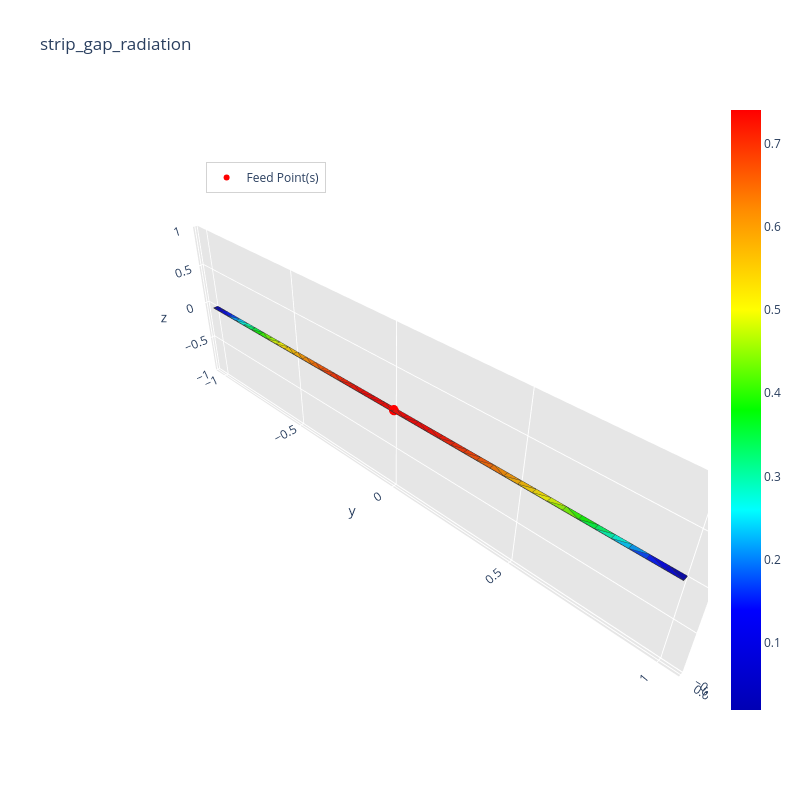

Notebook code cell kept with this figure:
### Markdown cell above
if new_feed: matrice_z, voltage, current, surface_current_density = radiation_algorithm(path.mat, frequency, feed_point, voltage_amplitude=1, port_type=0)
else: pass

### Code cell
_ = radiation_algorithm(path, frequency, feed_point, excitation_unit_vector='y', gap_width=0.7*initial_mesh_size)

### Figure 1 — Plotly figure (JSON) as saved in the notebook; plotly's stock layout.template omitted (floating-point values rounded to 4 significant figures; data arrays with more than 128 entries replaced by an {"elided": "..."} marker saying what was removed)
{"data": [{"facecolor": ["rgb(0, 0, 180)", "rgb(0, 0, 217)", "rgb(0, 0, 180)", "rgb(0, 0, 217)", "rgb(0, 0, 233)", "rgb(0, 159, 255)", "rgb(0, 68, 255)", "rgb(0, 22, 255)", "rgb(0, 255, 223)", "rgb(0, 203, 255)", "rgb(0, 255, 101)", "rgb(0, 255, 181)", "rgb(13, 255, 0)", "rgb(0, 255, 62)", "rgb(50, 255, 0)", "rgb(221, 255, 0)", "rgb(155, 255, 0)", "rgb(121, 255, 0)", "rgb(255, 228, 0)", "rgb(253, 255, 0)", "rgb(255, 190, 0)", "rgb(255, 215, 0)", "rgb(255, 155, 0)", "rgb(255, 178, 0)", "rgb(255, 144, 0)", "rgb(255, 88, 0)", "rgb(255, 109, 0)", "rgb(255, 121, 0)", "rgb(255, 60, 0)", "rgb(255, 78, 0)", "rgb(255, 37, 0)", "rgb(255, 52, 0)", "rgb(255, 19, 0)", "rgb(255, 30, 0)", "rgb(255, 15, 0)", "rgb(255, 4, 0)", "rgb(255, 7, 0)", "rgb(255, 1, 0)", "rgb(255, 0, 0)", "rgb(255, 1, 0)", "rgb(255, 3, 0)", "rgb(255, 8, 0)", "rgb(255, 8, 0)", "rgb(255, 0, 0)", "rgb(255, 1, 0)", "rgb(255, 3, 0)", "rgb(255, 4, 0)", "rgb(255, 1, 0)", "rgb(255, 7, 0)", "rgb(255, 30, 0)", "rgb(255, 19, 0)", "rgb(255, 15, 0)", "rgb(255, 37, 0)", "rgb(255, 78, 0)", "rgb(255, 60, 0)", "rgb(255, 52, 0)", "rgb(255, 88, 0)", "rgb(255, 121, 0)", "rgb(255, 109, 0)", "rgb(255, 155, 0)", "rgb(255, 144, 0)", "rgb(255, 190, 0)", "rgb(255, 178, 0)", "rgb(253, 255, 0)", "rgb(255, 228, 0)", "rgb(255, 215, 0)", "rgb(155, 255, 0)", "rgb(221, 255, 0)", "rgb(121, 255, 0)", "rgb(0, 255, 62)", "rgb(13, 255, 0)", "rgb(50, 255, 0)", "rgb(0, 255, 181)", "rgb(0, 255, 101)", "rgb(0, 203, 255)", "rgb(0, 255, 223)", "rgb(0, 68, 255)", "rgb(0, 159, 255)", "rgb(0, 22, 255)", "rgb(0, 0, 233)"], "i": [0, 1, 43, 43, 44, 45, 40, 41, 46, 39, 47, 38, 48, 37, 49, 50, 35, 36, 51, 34, 51, 33, 52, 33, 53, 54, 31, 32, 55, 30, 56, 29, 57, 28, 27, 60, 59, 61, 60, 60, 62, 63, 62, 64, 63, 63, 65, 20, 66, 67, 18, 19, 68, 69, 68, 68, 70, 71, 70, 72, 71, 73, 72, 74, 11, 73, 75, 10, 76, 77, 8, 9, 78, 7, 79, 6, 80, 5, 81, 4], "j": [1, 4, 2, 42, 42, 40, 41, 42, 39, 40, 38, 39, 37, 38, 37, 35, 36, 37, 34, 35, 52, 34, 53, 52, 54, 55, 54, 54, 56, 55, 57, 56, 58, 57, 58, 26, 26, 24, 24, 25, 24, 23, 23, 21, 21, 22, 20, 21, 20, 18, 19, 20, 18, 16, 16, 17, 16, 15, 15, 14, 14, 13, 13, 11, 12, 12, 10, 11, 10, 8, 9, 10, 7, 8, 6, 7, 5, 6, 5, 5], "k": [81, 81, 3, 2, 43, 44, 44, 44, 45, 45, 46, 46, 47, 47, 48, 49, 49, 49, 50, 50, 33, 51, 32, 32, 32, 30, 30, 31, 29, 29, 28, 28, 27, 27, 59, 59, 27, 60, 25, 26, 61, 62, 24, 63, 22, 23, 64, 64, 65, 66, 66, 66, 67, 68, 17, 18, 69, 70, 16, 71, 15, 72, 14, 73, 73, 13, 74, 74, 75, 76, 76, 76, 77, 77, 78, 78, 79, 79, 80, 81], "name": "", "type": "mesh3d", "x": [-0.01, 0.01, 0.01, -0.01, 0.01, 0.01, 0.01, 0.01, 0.01, 0.01, 0.01, 0.01, 0.01, 0.01, 0.01, 0.01, 0.01, 0.01, 0.01, 0.01, 0.01, 0.01, 0.01, 0.01, 0.01, 0.01, 0.01, 0.01, 0.01, 0.01, 0.01, 0.01, 0.01, 0.01, 0.01, 0.01, 0.01, 0.01, 0.01, 0.01, 0.01, 0.01, 0.01, -0.01, -0.01, -0.01, -0.01, -0.01, -0.01, -0.01, -0.01, -0.01, -0.01, -0.01, -0.01, -0.01, -0.01, -0.01, -0.01, -0.01, -0.01, -0.01, -0.01, -0.01, -0.01, -0.01, -0.01, -0.01, -0.01, -0.01, -0.01, -0.01, -0.01, -0.01, -0.01, -0.01, -0.01, -0.01, -0.01, -0.01, -0.01, -0.01], "y": [-1.0, -1.0, 1.0, 1.0, -0.95, -0.9, -0.85, -0.8, -0.75, -0.7, -0.65, -0.6, -0.55, -0.5, -0.45, -0.4, -0.35, -0.3, -0.25, -0.2, -0.15, -0.1, -0.05, 0.0, 0.05, 0.1, 0.15, 0.2, 0.25, 0.3, 0.35, 0.4, 0.45, 0.5, 0.55, 0.6, 0.65, 0.7, 0.75, 0.8, 0.85, 0.9, 0.95, 0.95, 0.9, 0.85, 0.8, 0.75, 0.7, 0.65, 0.6, 0.55, 0.5, 0.45, 0.4, 0.35, 0.3, 0.25, 0.2, 0.15, 0.1, 0.05, 0.0, -0.05, -0.1, -0.15, -0.2, -0.25, -0.3, -0.35, -0.4, -0.45, -0.5, -0.55, -0.6, -0.65, -0.7, -0.75, -0.8, -0.85, -0.9, -0.95], "z": [0.0, 0.0, 0.0, 0.0, 0.0, 0.0, 0.0, 0.0, 0.0, 0.0, 0.0, 0.0, 0.0, 0.0, 0.0, 0.0, 0.0, 0.0, 0.0, 0.0, 0.0, 0.0, 0.0, 0.0, 0.0, 0.0, 0.0, 0.0, 0.0, 0.0, 0.0, 0.0, 0.0, 0.0, 0.0, 0.0, 0.0, 0.0, 0.0, 0.0, 0.0, 0.0, 0.0, 0.0, 0.0, 0.0, 0.0, 0.0, 0.0, 0.0, 0.0, 0.0, 0.0, 0.0, 0.0, 0.0, 0.0, 0.0, 0.0, 0.0, 0.0, 0.0, 0.0, 0.0, 0.0, 0.0, 0.0, 0.0, 0.0, 0.0, 0.0, 0.0, 0.0, 0.0, 0.0, 0.0, 0.0, 0.0, 0.0, 0.0, 0.0, 0.0]}, {"line": {"color": "rgb(50, 50, 50)", "width": 1.5}, "mode": "lines", "showlegend": false, "type": "scatter3d", "x": {"elided": "400 float values"}, "y": {"elided": "400 float values"}, "z": {"elided": "400 int values"}}, {"hoverinfo": "none", "marker": {"color": [0.01932, 0.7404], "colorscale": [[0, "rgb(0, 0, 180)"], [0.1667, "rgb(0, 0, 255)"], [0.3333, "rgb(0, 255, 255)"], [0.5, "rgb(0, 255, 0)"], [0.6667, "rgb(255, 255, 0)"], [0.8333, "rgb(255, 140, 0)"], [1, "rgb(255, 0, 0)"]], "showscale": true, "size": 0.1}, "mode": "markers", "showlegend": false, "type": "scatter3d", "x": [-0.01], "y": [-1.0], "z": [0.0]}, {"marker": {"color": "red", "size": 6, "symbol": "circle"}, "mode": "markers+text", "name": "Feed Point(s)", "type": "scatter3d", "x": [0], "y": [0], "z": [0]}], "layout": {"height": 800, "legend": {"bgcolor": "rgba(255,255,255,0.7)", "bordercolor": "lightgray", "borderwidth": 1, "x": 0.2, "xanchor": "left", "y": 0.9, "yanchor": "top"}, "scene": {"aspectratio": {"x": 0.01, "y": 1, "z": 0.3}, "camera": {"eye": {"x": 0.65, "y": 0.65, "z": 0.65}}, "xaxis": {"backgroundcolor": "rgb(230, 230, 230)", "gridcolor": "rgb(255, 255, 255)", "showbackground": true, "zerolinecolor": "rgb(255, 255, 255)"}, "yaxis": {"backgroundcolor": "rgb(230, 230, 230)", "gridcolor": "rgb(255, 255, 255)", "showbackground": true, "zerolinecolor": "rgb(255, 255, 255)"}, "zaxis": {"backgroundcolor": "rgb(230, 230, 230)", "gridcolor": "rgb(255, 255, 255)", "showbackground": true, "zerolinecolor": "rgb(255, 255, 255)"}}, "title": {"text": "strip_gap_radiation"}, "width": 800}}
